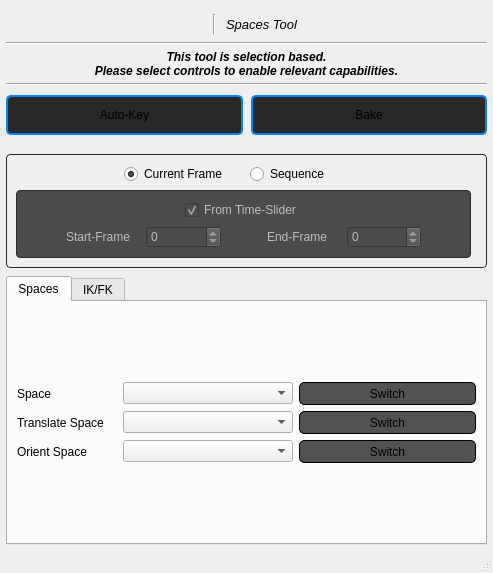
<?xml version="1.0" encoding="UTF-8"?>
<ui version="4.0">
 <class>MainWindow</class>
 <widget class="QMainWindow" name="MainWindow">
  <property name="geometry">
   <rect>
    <x>0</x>
    <y>0</y>
    <width>493</width>
    <height>573</height>
   </rect>
  </property>
  <property name="windowTitle">
   <string>Mansur-Rig: Spaces Tool</string>
  </property>
  <widget class="QWidget" name="centralwidget">
   <layout class="QVBoxLayout" name="verticalLayout">
    <property name="spacing">
     <number>0</number>
    </property>
    <property name="leftMargin">
     <number>0</number>
    </property>
    <property name="topMargin">
     <number>0</number>
    </property>
    <property name="rightMargin">
     <number>0</number>
    </property>
    <property name="bottomMargin">
     <number>0</number>
    </property>
    <item>
     <widget class="QWidget" name="header" native="true">
      <layout class="QHBoxLayout" name="horizontalLayout_8">
       <property name="leftMargin">
        <number>0</number>
       </property>
       <property name="topMargin">
        <number>0</number>
       </property>
       <property name="rightMargin">
        <number>0</number>
       </property>
       <property name="bottomMargin">
        <number>0</number>
       </property>
       <item>
        <layout class="QHBoxLayout" name="headerLayout"/>
       </item>
      </layout>
     </widget>
    </item>
    <item>
     <layout class="QVBoxLayout" name="verticalLayout_3">
      <property name="leftMargin">
       <number>6</number>
      </property>
      <property name="topMargin">
       <number>6</number>
      </property>
      <property name="rightMargin">
       <number>6</number>
      </property>
      <property name="bottomMargin">
       <number>6</number>
      </property>
      <item>
       <spacer name="verticalSpacer_5">
        <property name="orientation">
         <enum>Qt::Vertical</enum>
        </property>
        <property name="sizeType">
         <enum>QSizePolicy::Fixed</enum>
        </property>
        <property name="sizeHint" stdset="0">
         <size>
          <width>20</width>
          <height>8</height>
         </size>
        </property>
       </spacer>
      </item>
      <item>
       <layout class="QHBoxLayout" name="horizontalLayout_7">
        <item>
         <spacer name="horizontalSpacer_8">
          <property name="orientation">
           <enum>Qt::Horizontal</enum>
          </property>
          <property name="sizeHint" stdset="0">
           <size>
            <width>40</width>
            <height>20</height>
           </size>
          </property>
         </spacer>
        </item>
        <item>
         <widget class="QLabel" name="iconLbl">
          <property name="text">
           <string/>
          </property>
          <property name="alignment">
           <set>Qt::AlignRight|Qt::AlignTrailing|Qt::AlignVCenter</set>
          </property>
         </widget>
        </item>
        <item>
         <spacer name="horizontalSpacer_7">
          <property name="orientation">
           <enum>Qt::Horizontal</enum>
          </property>
          <property name="sizeType">
           <enum>QSizePolicy::Fixed</enum>
          </property>
          <property name="sizeHint" stdset="0">
           <size>
            <width>10</width>
            <height>20</height>
           </size>
          </property>
         </spacer>
        </item>
        <item>
         <widget class="Line" name="line_3">
          <property name="orientation">
           <enum>Qt::Vertical</enum>
          </property>
         </widget>
        </item>
        <item>
         <spacer name="horizontalSpacer_6">
          <property name="orientation">
           <enum>Qt::Horizontal</enum>
          </property>
          <property name="sizeType">
           <enum>QSizePolicy::Fixed</enum>
          </property>
          <property name="sizeHint" stdset="0">
           <size>
            <width>10</width>
            <height>20</height>
           </size>
          </property>
         </spacer>
        </item>
        <item>
         <widget class="QLabel" name="label_2">
          <property name="font">
           <font>
            <pointsize>10</pointsize>
            <italic>true</italic>
           </font>
          </property>
          <property name="text">
           <string>Spaces Tool</string>
          </property>
         </widget>
        </item>
        <item>
         <spacer name="horizontalSpacer_9">
          <property name="orientation">
           <enum>Qt::Horizontal</enum>
          </property>
          <property name="sizeHint" stdset="0">
           <size>
            <width>40</width>
            <height>20</height>
           </size>
          </property>
         </spacer>
        </item>
       </layout>
      </item>
      <item>
       <spacer name="verticalSpacer_6">
        <property name="orientation">
         <enum>Qt::Vertical</enum>
        </property>
        <property name="sizeType">
         <enum>QSizePolicy::Fixed</enum>
        </property>
        <property name="sizeHint" stdset="0">
         <size>
          <width>20</width>
          <height>8</height>
         </size>
        </property>
       </spacer>
      </item>
      <item>
       <widget class="Line" name="line">
        <property name="accessibleName">
         <string>HLine</string>
        </property>
        <property name="orientation">
         <enum>Qt::Horizontal</enum>
        </property>
       </widget>
      </item>
      <item>
       <spacer name="verticalSpacer_16">
        <property name="orientation">
         <enum>Qt::Vertical</enum>
        </property>
        <property name="sizeType">
         <enum>QSizePolicy::Minimum</enum>
        </property>
        <property name="sizeHint" stdset="0">
         <size>
          <width>20</width>
          <height>5</height>
         </size>
        </property>
       </spacer>
      </item>
      <item>
       <widget class="QLabel" name="label">
        <property name="text">
         <string>&lt;html&gt;&lt;head/&gt;&lt;body&gt;&lt;p align=&quot;center&quot;&gt;&lt;span style=&quot; font-size:9pt; font-weight:600; font-style:italic;&quot;&gt;This tool is selection based.&lt;/span&gt;&lt;span style=&quot; font-size:9pt;&quot;&gt;&lt;br/&gt;&lt;/span&gt;&lt;span style=&quot; font-size:9pt; font-weight:600; font-style:italic;&quot;&gt;Please select controls to enable relevant capabilities.&lt;/span&gt;&lt;/p&gt;&lt;/body&gt;&lt;/html&gt;</string>
        </property>
       </widget>
      </item>
      <item>
       <spacer name="verticalSpacer_15">
        <property name="orientation">
         <enum>Qt::Vertical</enum>
        </property>
        <property name="sizeType">
         <enum>QSizePolicy::Minimum</enum>
        </property>
        <property name="sizeHint" stdset="0">
         <size>
          <width>20</width>
          <height>5</height>
         </size>
        </property>
       </spacer>
      </item>
      <item>
       <widget class="Line" name="line_2">
        <property name="accessibleName">
         <string>HLine</string>
        </property>
        <property name="orientation">
         <enum>Qt::Horizontal</enum>
        </property>
       </widget>
      </item>
      <item>
       <spacer name="verticalSpacer_2">
        <property name="orientation">
         <enum>Qt::Vertical</enum>
        </property>
        <property name="sizeType">
         <enum>QSizePolicy::Minimum</enum>
        </property>
        <property name="sizeHint" stdset="0">
         <size>
          <width>20</width>
          <height>5</height>
         </size>
        </property>
       </spacer>
      </item>
      <item>
       <layout class="QHBoxLayout" name="horizontalLayout_9">
        <property name="spacing">
         <number>8</number>
        </property>
        <property name="leftMargin">
         <number>0</number>
        </property>
        <property name="topMargin">
         <number>4</number>
        </property>
        <property name="rightMargin">
         <number>0</number>
        </property>
        <property name="bottomMargin">
         <number>4</number>
        </property>
        <item>
         <widget class="QPushButton" name="autoKey_btn">
          <property name="minimumSize">
           <size>
            <width>0</width>
            <height>40</height>
           </size>
          </property>
          <property name="styleSheet">
           <string notr="true">QPushButton{
background-color:#535252;
border-style: solid;
border-color: black;
border-width: 1px;
border-radius: 5px;}
QPushButton:hover{background-color:#707070;}
QPushButton:pressed{background-color:#282828;border-color:#0084ff;border-width:2;}
QPushButton:checked{background-color:#282828;border-color:#0084ff;border-width:2;}
</string>
          </property>
          <property name="text">
           <string>Auto-Key</string>
          </property>
          <property name="checkable">
           <bool>true</bool>
          </property>
          <property name="checked">
           <bool>true</bool>
          </property>
         </widget>
        </item>
        <item>
         <widget class="QPushButton" name="bake_btn">
          <property name="minimumSize">
           <size>
            <width>0</width>
            <height>40</height>
           </size>
          </property>
          <property name="styleSheet">
           <string notr="true">QPushButton{
background-color:#535252;
border-style: solid;
border-color: black;
border-width: 1px;
border-radius: 5px;}
QPushButton:hover{background-color:#707070;}
QPushButton:pressed{background-color:#282828;border-color:#0084ff;border-width:2;}
QPushButton:checked{background-color:#282828;border-color:#0084ff;border-width:2;}
</string>
          </property>
          <property name="text">
           <string>Bake</string>
          </property>
          <property name="checkable">
           <bool>true</bool>
          </property>
          <property name="checked">
           <bool>true</bool>
          </property>
         </widget>
        </item>
       </layout>
      </item>
      <item>
       <spacer name="verticalSpacer">
        <property name="orientation">
         <enum>Qt::Vertical</enum>
        </property>
        <property name="sizeType">
         <enum>QSizePolicy::Fixed</enum>
        </property>
        <property name="sizeHint" stdset="0">
         <size>
          <width>20</width>
          <height>15</height>
         </size>
        </property>
       </spacer>
      </item>
      <item>
       <widget class="QGroupBox" name="groupBox_2">
        <property name="styleSheet">
         <string notr="true">QGroupBox{
border: 1px ; 
padding: 0px 0px 0px 0px;
border-style: solid;
border-color: #292929;
border-radius: 4px;
}

QGroupBox::title {
    subcontrol-origin:  margin;
	subcontrol-position: top left; 
   padding: 0 12px 0 12px;
}</string>
        </property>
        <property name="title">
         <string/>
        </property>
        <layout class="QGridLayout" name="gridLayout_3">
         <item row="1" column="1" colspan="2">
          <layout class="QHBoxLayout" name="horizontalLayout">
           <item>
            <spacer name="horizontalSpacer_5">
             <property name="orientation">
              <enum>Qt::Horizontal</enum>
             </property>
             <property name="sizeHint" stdset="0">
              <size>
               <width>40</width>
               <height>20</height>
              </size>
             </property>
            </spacer>
           </item>
           <item>
            <widget class="QRadioButton" name="currentFrame_rb">
             <property name="minimumSize">
              <size>
               <width>120</width>
               <height>0</height>
              </size>
             </property>
             <property name="text">
              <string>Current Frame</string>
             </property>
             <property name="checked">
              <bool>true</bool>
             </property>
            </widget>
           </item>
           <item>
            <widget class="QRadioButton" name="sequence_rb">
             <property name="minimumSize">
              <size>
               <width>120</width>
               <height>0</height>
              </size>
             </property>
             <property name="text">
              <string>Sequence</string>
             </property>
            </widget>
           </item>
           <item>
            <spacer name="horizontalSpacer_11">
             <property name="orientation">
              <enum>Qt::Horizontal</enum>
             </property>
             <property name="sizeHint" stdset="0">
              <size>
               <width>40</width>
               <height>20</height>
              </size>
             </property>
            </spacer>
           </item>
          </layout>
         </item>
         <item row="2" column="1">
          <widget class="QGroupBox" name="sequence_gbx">
           <property name="enabled">
            <bool>false</bool>
           </property>
           <property name="styleSheet">
            <string notr="true">background-color: rgb(75, 75, 75);</string>
           </property>
           <property name="title">
            <string/>
           </property>
           <layout class="QVBoxLayout" name="verticalLayout_2">
            <item>
             <layout class="QHBoxLayout" name="horizontalLayout_3">
              <item>
               <spacer name="horizontalSpacer_3">
                <property name="orientation">
                 <enum>Qt::Horizontal</enum>
                </property>
                <property name="sizeHint" stdset="0">
                 <size>
                  <width>40</width>
                  <height>20</height>
                 </size>
                </property>
               </spacer>
              </item>
              <item>
               <widget class="QCheckBox" name="fromTimeSlider_cbx">
                <property name="enabled">
                 <bool>false</bool>
                </property>
                <property name="text">
                 <string>From Time-Slider</string>
                </property>
                <property name="checked">
                 <bool>true</bool>
                </property>
               </widget>
              </item>
              <item>
               <spacer name="horizontalSpacer_4">
                <property name="orientation">
                 <enum>Qt::Horizontal</enum>
                </property>
                <property name="sizeHint" stdset="0">
                 <size>
                  <width>40</width>
                  <height>20</height>
                 </size>
                </property>
               </spacer>
              </item>
             </layout>
            </item>
            <item>
             <layout class="QHBoxLayout" name="horizontalLayout_2">
              <item>
               <spacer name="horizontalSpacer_2">
                <property name="orientation">
                 <enum>Qt::Horizontal</enum>
                </property>
                <property name="sizeType">
                 <enum>QSizePolicy::Minimum</enum>
                </property>
                <property name="sizeHint" stdset="0">
                 <size>
                  <width>40</width>
                  <height>20</height>
                 </size>
                </property>
               </spacer>
              </item>
              <item>
               <widget class="QLabel" name="label_3">
                <property name="enabled">
                 <bool>false</bool>
                </property>
                <property name="text">
                 <string>Start-Frame</string>
                </property>
               </widget>
              </item>
              <item>
               <widget class="QSpinBox" name="startFrmae_sb">
                <property name="enabled">
                 <bool>false</bool>
                </property>
                <property name="minimum">
                 <number>-10000</number>
                </property>
                <property name="maximum">
                 <number>10000</number>
                </property>
               </widget>
              </item>
              <item>
               <spacer name="horizontalSpacer">
                <property name="orientation">
                 <enum>Qt::Horizontal</enum>
                </property>
                <property name="sizeType">
                 <enum>QSizePolicy::Minimum</enum>
                </property>
                <property name="sizeHint" stdset="0">
                 <size>
                  <width>40</width>
                  <height>20</height>
                 </size>
                </property>
               </spacer>
              </item>
              <item>
               <widget class="QLabel" name="label_5">
                <property name="enabled">
                 <bool>false</bool>
                </property>
                <property name="text">
                 <string>End-Frame</string>
                </property>
               </widget>
              </item>
              <item>
               <widget class="QSpinBox" name="endFrame_sb">
                <property name="enabled">
                 <bool>false</bool>
                </property>
                <property name="minimum">
                 <number>-10000</number>
                </property>
                <property name="maximum">
                 <number>10000</number>
                </property>
               </widget>
              </item>
              <item>
               <spacer name="horizontalSpacer_10">
                <property name="orientation">
                 <enum>Qt::Horizontal</enum>
                </property>
                <property name="sizeType">
                 <enum>QSizePolicy::Minimum</enum>
                </property>
                <property name="sizeHint" stdset="0">
                 <size>
                  <width>40</width>
                  <height>20</height>
                 </size>
                </property>
               </spacer>
              </item>
             </layout>
            </item>
           </layout>
          </widget>
         </item>
        </layout>
       </widget>
      </item>
      <item>
       <spacer name="verticalSpacer_9">
        <property name="orientation">
         <enum>Qt::Vertical</enum>
        </property>
        <property name="sizeType">
         <enum>QSizePolicy::Fixed</enum>
        </property>
        <property name="sizeHint" stdset="0">
         <size>
          <width>20</width>
          <height>8</height>
         </size>
        </property>
       </spacer>
      </item>
      <item>
       <widget class="QTabWidget" name="mainTabs_tw">
        <property name="currentIndex">
         <number>0</number>
        </property>
        <widget class="QWidget" name="tab">
         <attribute name="title">
          <string>Spaces</string>
         </attribute>
         <layout class="QGridLayout" name="gridLayout_5">
          <item row="4" column="0">
           <widget class="QLabel" name="oSpace_lbl">
            <property name="maximumSize">
             <size>
              <width>100</width>
              <height>16777215</height>
             </size>
            </property>
            <property name="text">
             <string>Orient Space</string>
            </property>
           </widget>
          </item>
          <item row="3" column="0">
           <widget class="QLabel" name="tSpace_lbl">
            <property name="maximumSize">
             <size>
              <width>100</width>
              <height>16777215</height>
             </size>
            </property>
            <property name="text">
             <string>Translate Space</string>
            </property>
           </widget>
          </item>
          <item row="3" column="1">
           <widget class="QComboBox" name="tSpaces_cb">
            <property name="maximumSize">
             <size>
              <width>170</width>
              <height>16777215</height>
             </size>
            </property>
           </widget>
          </item>
          <item row="2" column="1">
           <widget class="QComboBox" name="spaces_cb">
            <property name="maximumSize">
             <size>
              <width>170</width>
              <height>16777215</height>
             </size>
            </property>
           </widget>
          </item>
          <item row="2" column="0">
           <widget class="QLabel" name="space_lbl">
            <property name="maximumSize">
             <size>
              <width>100</width>
              <height>16777215</height>
             </size>
            </property>
            <property name="text">
             <string>Space</string>
            </property>
           </widget>
          </item>
          <item row="4" column="1">
           <widget class="QComboBox" name="oSpaces_cb">
            <property name="maximumSize">
             <size>
              <width>170</width>
              <height>16777215</height>
             </size>
            </property>
           </widget>
          </item>
          <item row="1" column="0">
           <spacer name="verticalSpacer_11">
            <property name="orientation">
             <enum>Qt::Vertical</enum>
            </property>
            <property name="sizeHint" stdset="0">
             <size>
              <width>20</width>
              <height>40</height>
             </size>
            </property>
           </spacer>
          </item>
          <item row="5" column="0">
           <spacer name="verticalSpacer_10">
            <property name="orientation">
             <enum>Qt::Vertical</enum>
            </property>
            <property name="sizeHint" stdset="0">
             <size>
              <width>20</width>
              <height>40</height>
             </size>
            </property>
           </spacer>
          </item>
          <item row="2" column="2">
           <widget class="QPushButton" name="space_btn">
            <property name="minimumSize">
             <size>
              <width>0</width>
              <height>23</height>
             </size>
            </property>
            <property name="maximumSize">
             <size>
              <width>16777215</width>
              <height>23</height>
             </size>
            </property>
            <property name="styleSheet">
             <string notr="true">QPushButton{
background-color:#535252;
border-style: solid;
border-color: black;
border-width: 1px;
border-radius: 5px;}
QPushButton:hover{background-color:#707070;}
QPushButton:pressed{background-color:#1d1d1d;}</string>
            </property>
            <property name="text">
             <string>Switch</string>
            </property>
            <property name="checkable">
             <bool>true</bool>
            </property>
            <property name="checked">
             <bool>true</bool>
            </property>
           </widget>
          </item>
          <item row="3" column="2">
           <widget class="QPushButton" name="translateSpace_btn">
            <property name="minimumSize">
             <size>
              <width>0</width>
              <height>23</height>
             </size>
            </property>
            <property name="maximumSize">
             <size>
              <width>16777215</width>
              <height>23</height>
             </size>
            </property>
            <property name="styleSheet">
             <string notr="true">QPushButton{
background-color:#535252;
border-style: solid;
border-color: black;
border-width: 1px;
border-radius: 5px;}
QPushButton:hover{background-color:#707070;}
QPushButton:pressed{background-color:#1d1d1d;}</string>
            </property>
            <property name="text">
             <string>Switch</string>
            </property>
            <property name="checkable">
             <bool>true</bool>
            </property>
            <property name="checked">
             <bool>true</bool>
            </property>
           </widget>
          </item>
          <item row="4" column="2">
           <widget class="QPushButton" name="orientSpace_btn">
            <property name="minimumSize">
             <size>
              <width>0</width>
              <height>23</height>
             </size>
            </property>
            <property name="maximumSize">
             <size>
              <width>16777215</width>
              <height>23</height>
             </size>
            </property>
            <property name="styleSheet">
             <string notr="true">QPushButton{
background-color:#535252;
border-style: solid;
border-color: black;
border-width: 1px;
border-radius: 5px;}
QPushButton:hover{background-color:#707070;}
QPushButton:pressed{background-color:#1d1d1d;}</string>
            </property>
            <property name="text">
             <string>Switch</string>
            </property>
            <property name="checkable">
             <bool>true</bool>
            </property>
            <property name="checked">
             <bool>true</bool>
            </property>
           </widget>
          </item>
         </layout>
        </widget>
        <widget class="QWidget" name="tab_2">
         <attribute name="title">
          <string>IK/FK</string>
         </attribute>
         <layout class="QGridLayout" name="gridLayout_4">
          <item row="0" column="0">
           <widget class="QPushButton" name="toIK_btn">
            <property name="minimumSize">
             <size>
              <width>0</width>
              <height>32</height>
             </size>
            </property>
            <property name="styleSheet">
             <string notr="true">QPushButton{
background-color:#535252;
border-style: solid;
border-color: black;
border-width: 1px;
border-radius: 5px;}
QPushButton:hover{background-color:#707070;}
QPushButton:pressed{background-color:#1d1d1d;}</string>
            </property>
            <property name="text">
             <string>To IK</string>
            </property>
           </widget>
          </item>
          <item row="1" column="0">
           <widget class="QPushButton" name="toFK_btn">
            <property name="minimumSize">
             <size>
              <width>0</width>
              <height>32</height>
             </size>
            </property>
            <property name="styleSheet">
             <string notr="true">QPushButton{
background-color:#535252;
border-style: solid;
border-color: black;
border-width: 1px;
border-radius: 5px;}
QPushButton:hover{background-color:#707070;}
QPushButton:pressed{background-color:#1d1d1d;}</string>
            </property>
            <property name="text">
             <string>To FK</string>
            </property>
           </widget>
          </item>
          <item row="3" column="0">
           <widget class="QPushButton" name="selectHost_btn">
            <property name="minimumSize">
             <size>
              <width>0</width>
              <height>25</height>
             </size>
            </property>
            <property name="styleSheet">
             <string notr="true">QPushButton{
background-color:#535252;
border-style: solid;
border-color: black;
border-width: 1px;
border-radius: 5px;}
QPushButton:hover{background-color:#707070;}
QPushButton:pressed{background-color:#1d1d1d;}</string>
            </property>
            <property name="text">
             <string>Select Host</string>
            </property>
           </widget>
          </item>
          <item row="2" column="0">
           <widget class="Line" name="line_10">
            <property name="accessibleName">
             <string>HLine</string>
            </property>
            <property name="orientation">
             <enum>Qt::Horizontal</enum>
            </property>
           </widget>
          </item>
         </layout>
        </widget>
       </widget>
      </item>
     </layout>
    </item>
   </layout>
  </widget>
  <widget class="QMenuBar" name="menubar">
   <property name="geometry">
    <rect>
     <x>0</x>
     <y>0</y>
     <width>493</width>
     <height>21</height>
    </rect>
   </property>
  </widget>
  <widget class="QStatusBar" name="statusbar"/>
 </widget>
 <resources/>
 <connections/>
</ui>
